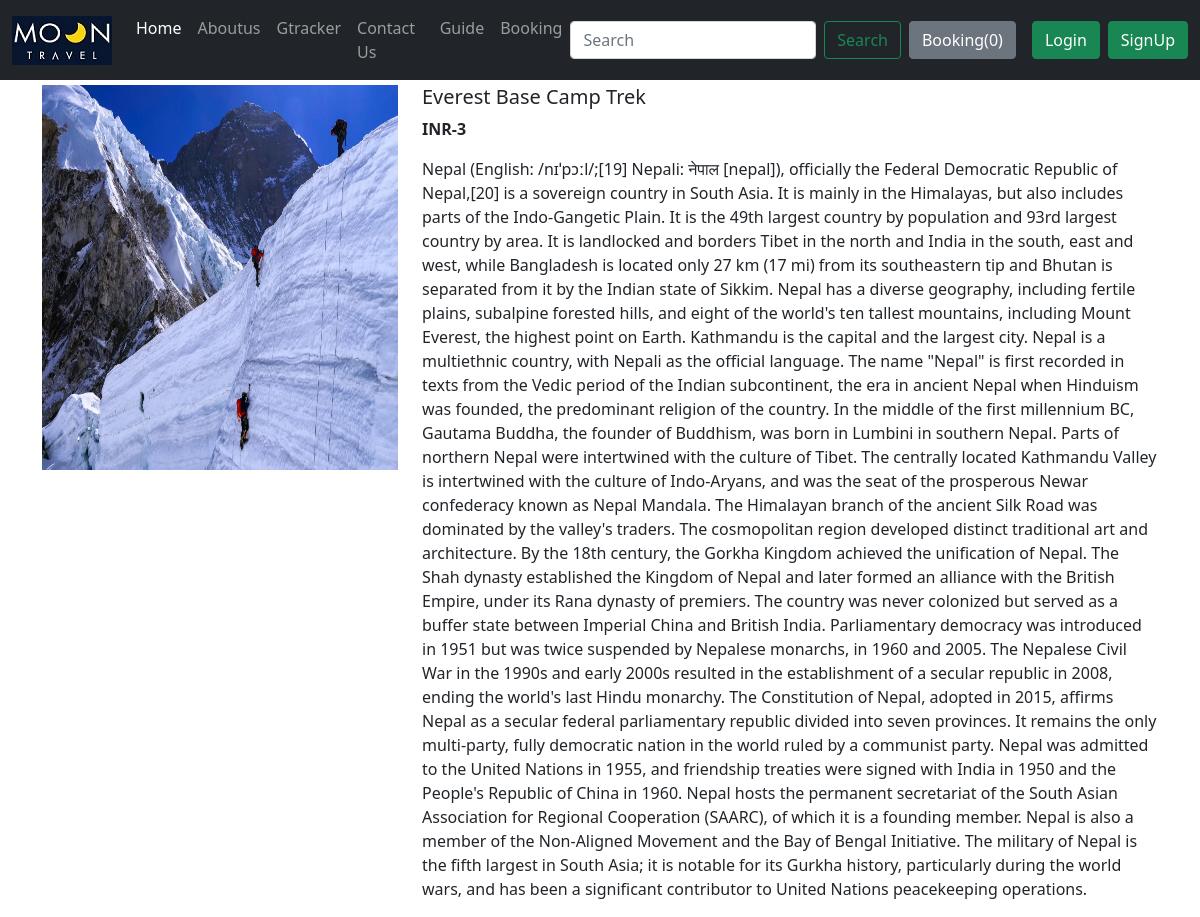
Page /products/14 on the committed database.
### home/models.py (models this page shows, shortened)
class Product(models.Model):
    product_id = models.AutoField
    product_name = models.CharField(max_length=50)
    category = models.CharField(max_length=50, default="")
    subcategory = models.CharField(max_length=50, default="")
    price = models.IntegerField(default=0)
    desc = models.CharField(max_length=50000)
    pub_date = models.DateField()
    image = models.ImageField(upload_to='shop/images', default="")

### home/views.py (the view)
# urls.py: path("products/<int:myid>", views.productView, name="ProductView"),
def productView(request, myid):
    product = Product.objects.filter(id=myid)
    return render(request, 'productView.html', {'product':product[0]})

### templates/productView.html (shortened to what this page needs)
{% extends 'base.html' %}
{% block body %}
<div class="container my-4">
    <div class="row" style=" top: 61px; position: relative;">
        <div class="col-md-4">
            <div class="row">
                <img src="/media/{{product.image}}" width="233px" height="385px">
            </div>
        </div>
        <div class="col-md-8">
            <h5>{{product.product_name}}</h5>
            <p><b>INR-{{product.price}} </b></p>
            <p>{{product.desc}}</p>
        </div>
    </div>
</div>
{% endblock body %}

### rows in the picture
Product: image (picture), product_name "Everest Base Camp Trek", price "3", desc "Nepal (English: /nɪˈpɔːl/;[19] Nepali: नेपाल [nepal]), officially the Federal Democratic Republic of Nepal,[20] is a sovereign country in South Asia. It is mainly in the Himalayas, but also includes parts of the Indo-Gangetic Plain. It is the 49th largest country by population and 93rd largest country by area. It is landlocked and borders Tibet in the north and India in the south, east and west, while Bangladesh is located only 27 km (17 mi) from its southeastern tip and Bhutan is separated from it by the Indian state of Sikkim. Nepal has a diverse geography, including fertile plains, subalpine forested hills, and eight of the world's ten tallest mountains, including Mount Everest, the…"
